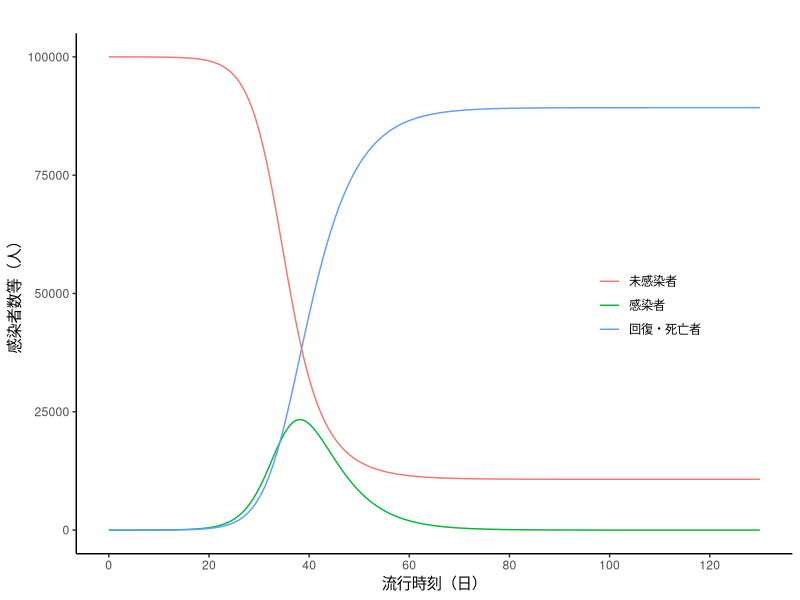
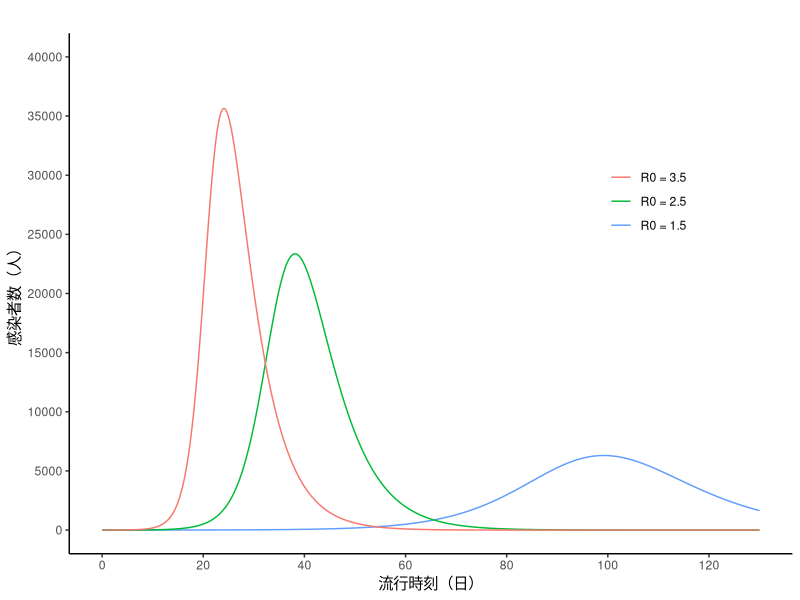
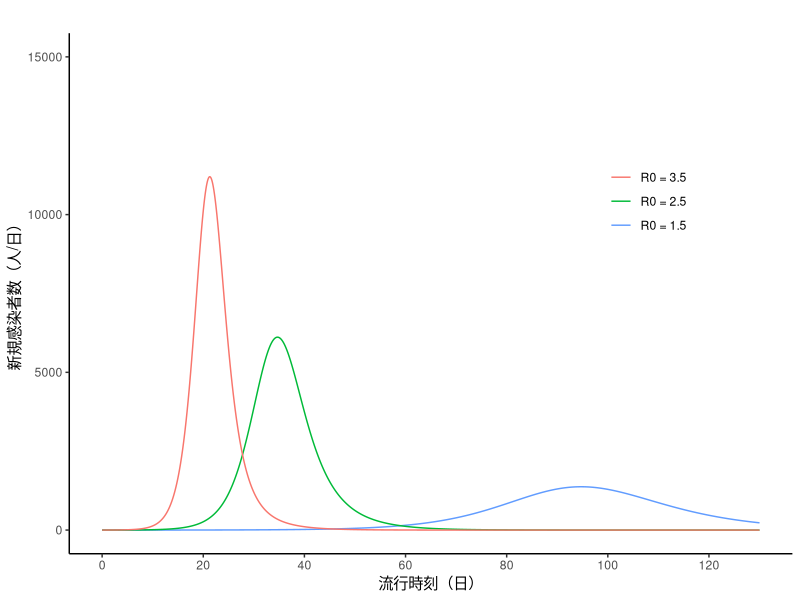
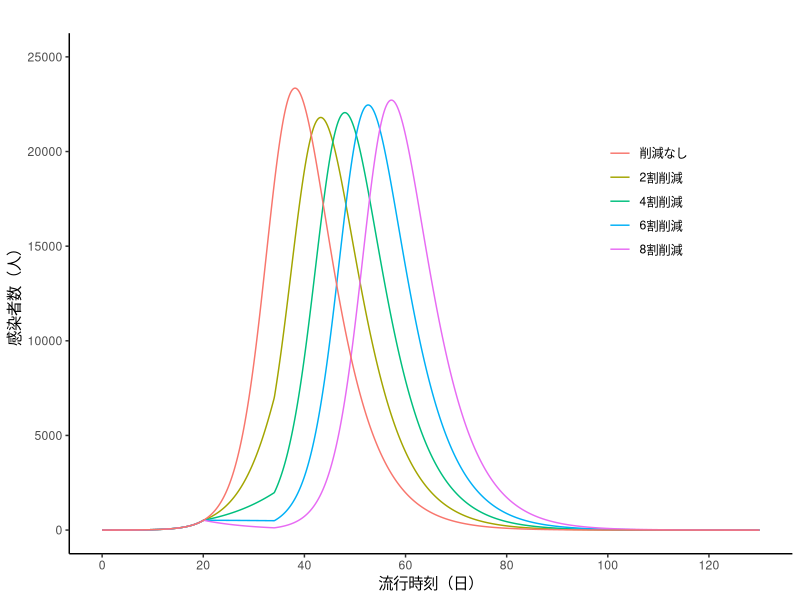
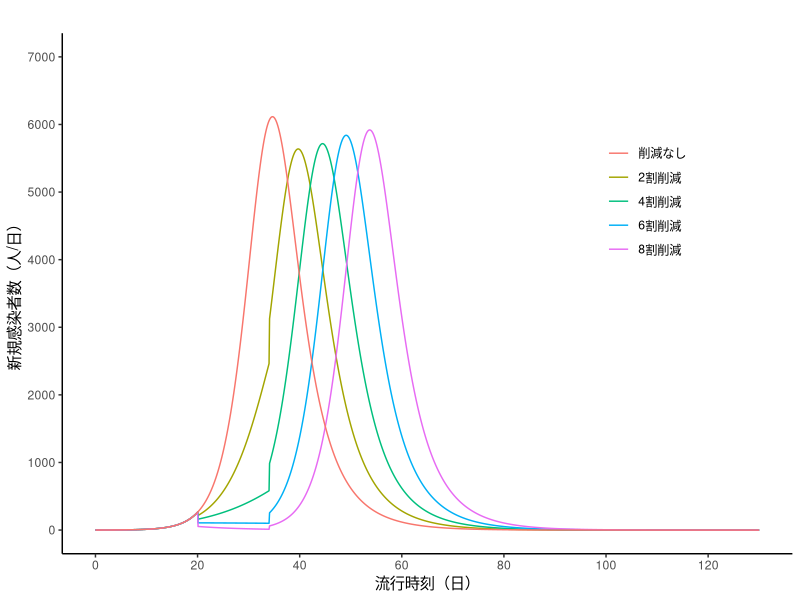
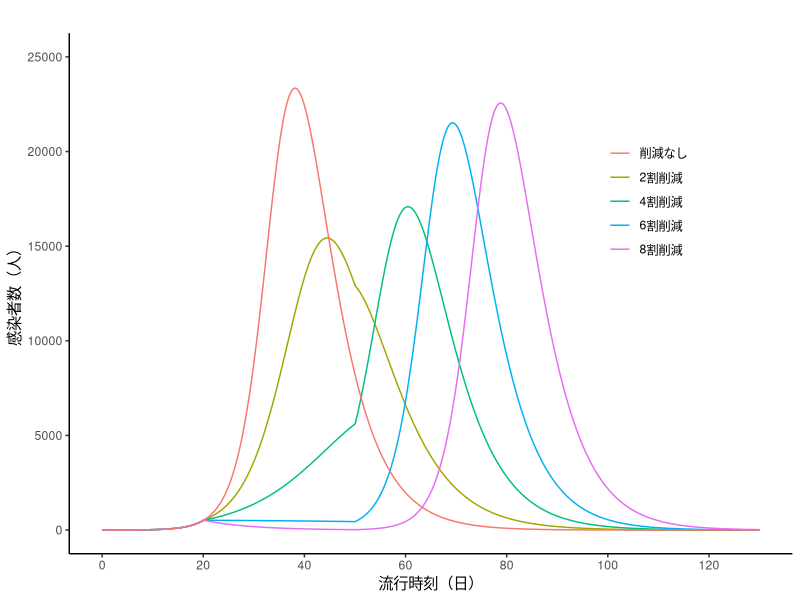
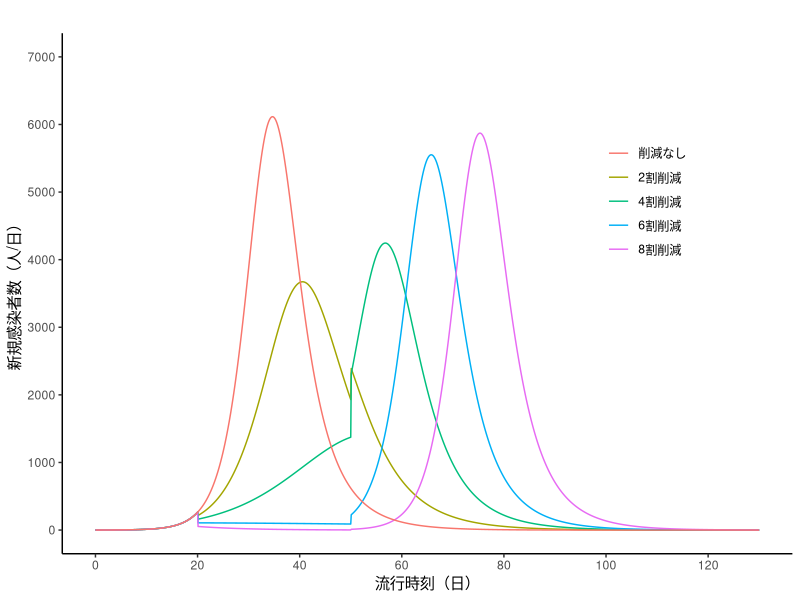
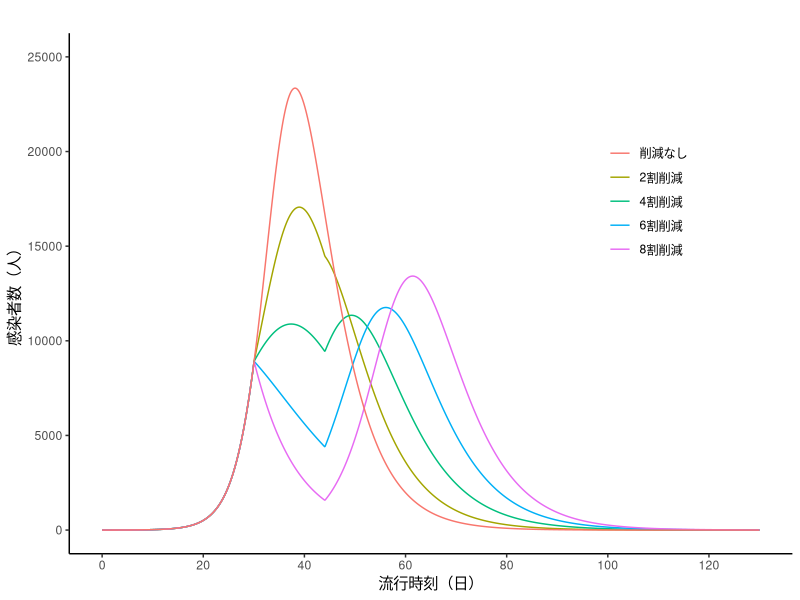

Write the R code that produced these figures, in order.
## ---- chunk 1
# Basic SIR model
# COVID_Basic_2026a

library(tidyverse)
library(deSolve)

# ---- 0. 設定 ----
# 時間と計算方法の設定
set_control <- function(time_begin = 0, time_end, increment = 0.1,
                        method = "rk4") {
  times <- seq(time_begin, time_end, by = increment)
  list(
    time_begin = time_begin, time_end = time_end,
    increment = increment, times = times, method = method
  )
}

# 人口の設定
set_population <- function(N0 = 1, I0 = 10e-6,
                           contact_matrix = NULL, susceptibility = NULL) {
  dimens <- length(N0)
  if (is.null(names(N0))) {
    if (dimens == 1) {
      names(N0) <- "all"
    } else {
      names(N0) <- as.character(seq(1:dimens))
    }
  }
  if (is.null(susceptibility)) {
    susceptibility <- rep(1, times = dimens)
  }
  if (is.null(contact_matrix)) {
    contact_matrix <- matrix(N0, nrow = dimens, ncol = dimens)
  }
  
  contact_matrix <- susceptibility * contact_matrix
  eigen <- max(Re(eigen(contact_matrix)$values))
  contact_matrix <- contact_matrix / eigen
  Zeros <- rep(0, times = dimens)
  
  initial_conditions <- I0
  
  list(
    contact_matrix = contact_matrix,
    demography_vector = N0,
    initial_conditions = initial_conditions,
    susceptibility = susceptibility,
    dimens = dimens
  )
}

# 疫学パラメータの設定
set_parms <- function(compartment, r0 = 2.5,
                      gamma = 1 / 4.8, epsilon = 1 / 5) {
  beta0 <- gamma * r0
  
  if (compartment == "SIR") {
    list(
      compartment = compartment,
      beta0 = beta0, gamma = gamma
    )
  } else if (compartment == "SEIR") {
    list(
      compartment = compartment,
      beta0 = beta0, gamma = gamma, epsilon = epsilon
    )
  }
}

# 介入の設定
set_intervention <- function(time_begin = control$time_begin,
                             time_end = control$time_end,
                             reduction = 0) {
  list(time_begin = time_begin, time_end = time_end, reduction = reduction)
}

# ファクターXの設定
set_input <- function(population, intervention, control) {
  
  set_reduction_list <- function(intervention, times, increment, dimens) {
    with(intervention, {
      times_begin <- as.integer(time_begin / increment) + 1L
      times_end <- as.integer(time_end / increment)
      x <- matrix(0, nrow = dimens, ncol = length(times))
      x[, (times_begin + 1L):(times_end + 1L)] <- reduction
      x
    })
  }
  
  if (is.null(intervention)) {
    reduction_combined <- matrix(0, nrow = population$dimens, ncol = length(control$times))
  } else {
    reduction_list <- map(
      intervention,
      \(x) set_reduction_list(x, control$times, control$increment, population$dimens)
    )
    reduction_combined <- reduce(reduction_list, `+`)
  }
  Ones <- matrix(1, nrow = length(control$times), ncol = population$dimens)
  X <- Ones - t(reduction_combined)
  colnames(X) <- names(population$demography_vector)
  X
}

# SIRモデルの解を求める
model_sir <- function(scenario = "default", aggr = FALSE) {
  
  func_sir <- function(t, y, parms, input_list, population) {
    with(c(parms, population), {
      S <- y[1:dimens]
      I <- y[(dimens + 1):(2L * dimens)]
      R <- y[(2L * dimens + 1):(3L * dimens)]
      
      beta <- beta0 * map_vec(input_list, \(f) f(t))
      J <- contact_matrix %*% I
      New <- beta * (S / demography_vector) * J
      
      dS <- -New
      dI <- New - gamma * I
      dR <- gamma * I
      
      list(c(dS, dI, dR))
    })
  }
  
  Zeros <- rep(0, times = population$dimens)
  population$initial_conditions <- c(
    S = population$demography_vector - population$initial_conditions,
    I = population$initial_conditions,
    R = Zeros
  )
  X <- set_input(population, intervention, control)
  input_list <- map(names(population$demography_vector), \(name) approxfun(control$times, X[, name], rule = 2))
  
  out <- ode(
    y = population$initial_conditions,
    times = control$times,
    func = func_sir,
    parms = parms,
    method = control$method,
    input_list = input_list,
    population = population
  )
  
  S <- out[, 2:(population$dimens + 1)]
  I <- out[, (population$dimens + 2):(2L * population$dimens + 1)]
  R <- out[, (2L * population$dimens + 2):(3L * population$dimens + 1)]
  
  beta <- parms$beta0 * t(X)
  J <- population$contact_matrix %*% t(I)
  S_N <- t(S) / population$demography_vector
  New <- t((beta * S_N) * J)
  
  out_df <- cbind(out[, 1], S, I, R, New)
  colnames(out_df) <- c(
    "times",
    str_c("S_", names(population$demography_vector)),
    str_c("I_", names(population$demography_vector)),
    str_c("R_", names(population$demography_vector)),
    str_c("New_", names(population$demography_vector))
  )
  out_df <- as_tibble(out_df) |>
    pivot_longer(cols = -times, names_to = "names", values_to = "value") |>
    separate(col = names, into = c("compartment", "demography_group"), sep = "_") |>
    pivot_wider(names_from = compartment, values_from = value) |>
    mutate(scenario = scenario)
  if (aggr == TRUE) {
    out_df <- out_df |>
      group_by(times) |>
      summarize(S = sum(S), I = sum(I), R = sum(R), New = sum(New)) |>
      mutate(scenario = scenario)
  }
  out_df
}

# SEIRモデルの解を求める
model_seir <- function(scenario = "default", aggr = FALSE) {
  
  func_seir <- function(t, y, parms, input_list, population) {
    with(c(parms, population), {
      S <- y[1:dimens]
      E <- y[(dimens + 1):(2L * dimens)]
      I <- y[(2L * dimens + 1):(3L * dimens)]
      R <- y[(3L * dimens + 1):(4L * dimens)]
      
      beta <- beta0 * map_vec(input_list, \(f) f(t))
      J <- contact_matrix %*% I
      New <- beta * (S / demography_vector) * J
      
      dS <- -New
      dE <- New - epsilon * E
      dI <- epsilon * E - gamma * I
      dR <- gamma * I
      
      list(c(dS, dE, dI, dR))
    })
  }
  
  Zeros <- rep(0, times = population$dimens)
  population$initial_conditions <- c(
    S = population$demography_vector - population$initial_conditions,
    E = Zeros,
    I = population$initial_conditions,
    R = Zeros
  )
  X <- set_input(population, intervention, control)
  input_list <- map(names(population$demography_vector), \(name) approxfun(control$times, X[, name], rule = 2))
  
  out <- ode(
    y = population$initial_conditions,
    times = control$times,
    func = func_seir,
    parms = parms,
    method = control$method,
    input_list = input_list,
    population = population
  )
  
  S <- out[, 2:(population$dimens + 1)]
  E <- out[, (population$dimens + 2):(2L * population$dimens + 1)]
  I <- out[, (2L * population$dimens + 2):(3L * population$dimens + 1)]
  R <- out[, (3L * population$dimens + 2):(4L * population$dimens + 1)]
  
  beta <- parms$beta0 * t(X)
  J <- population$contact_matrix %*% t(I)
  S_N <- t(S) / population$demography_vector
  New <- t((beta * S_N) * J)
  
  out_df <- cbind(out[, 1], S, E, I, R, New)
  colnames(out_df) <- c(
    "times",
    str_c("S_", names(population$demography_vector)),
    str_c("E_", names(population$demography_vector)),
    str_c("I_", names(population$demography_vector)),
    str_c("R_", names(population$demography_vector)),
    str_c("New_", names(population$demography_vector))
  )
  out_df <- as_tibble(out_df) |>
    pivot_longer(cols = -times, names_to = "names", values_to = "value") |>
    separate(col = names, into = c("compartment", "demography_group"), sep = "_") |>
    pivot_wider(names_from = compartment, values_from = value) |>
    mutate(scenario = scenario)
  if (aggr == TRUE) {
    out_df <- out_df |>
      group_by(times) |>
      summarize(S = sum(S), E = sum(E), I = sum(I), R = sum(R), New = sum(New)) |>
      mutate(scenario = scenario)
  }
  out_df
}

# 新規感染者数のグラフ
plot_New <- function(data, variable, title = "") {
  ggplot(data, aes(x = times)) +
    geom_line(aes(y = New, colour = scenario)) +
    labs(
      title = title, x = "流行時刻（日）", y = "新規感染者数（人/日）",
      colour = ""
    ) +
    theme_classic() +
    theme(legend.position = "inside", legend.position.inside = c(0.8, 0.7))
}

# 感染者数のグラフ
plot_I <- function(data, variable, title = "") {
  ggplot(data, aes(x = times)) +
    geom_line(aes(y = I, colour = scenario)) +
    labs(
      title = title, x = "流行時刻（日）", y = "感染者数（人）",
      colour = ""
    ) +
    theme_classic() +
    theme(legend.position = "inside", legend.position.inside = c(0.8, 0.7))
}
## ---- chunk 2
# ---- 6. モデルF ----
# 鈴木・西浦(2020b)の再現
control <- set_control(time_end = 130)
population <- set_population(N0 = 100000, I0 = 1)
intervention <- NULL

# 鈴木・西浦(2020b、図4）
## シナリオ19
parms <- set_parms(compartment = "SIR", r0 = 3.5)
result_19 <- model_sir(scenario = "R0 = 3.5")

## シナリオ20
parms <- set_parms(compartment = "SIR")
result_20 <- model_sir(scenario = "R0 = 2.5")

## シナリオ21
parms <- set_parms(compartment = "SIR", r0 = 1.5)
result_21 <- model_sir(scenario = "R0 = 1.5")

# 図1
## 全体のグラフ
result_20 |>
  pivot_longer(cols = c(S, I, R),
               names_to = "compartment",
               values_to = "value") |>
  ggplot(aes(x = times, y = value, colour = compartment)) +
  geom_line() +
  labs(
    title = "", x = "流行時刻（日）", y = "感染者数等（人）", colour = "") +
  theme_classic() +
  theme(legend.position = "inside", legend.position.inside = c(0.8, 0.5)) +
  scale_x_continuous(limits = c(0, 130), breaks = seq(0, 130, 20)) +
  scale_y_continuous(limits = c(0, 100000), breaks = seq(0, 100000, 25000)) +
  scale_colour_discrete(limits = c("S", "I", "R"),
                        labels = c("未感染者", "感染者", "回復・死亡者"))
## ---- chunk 3
# 図2
## 感染者数のグラフ
rbind(result_19, result_20, result_21) |>
  plot_I() +
  scale_x_continuous(limits = c(0, 130), breaks = seq(0, 130, 20)) +
  scale_y_continuous(limits = c(0, 40000), breaks = seq(0, 40000, 5000)) +
  scale_colour_discrete(limits = c("R0 = 3.5", "R0 = 2.5", "R0 = 1.5"))

## 新規感染者数のグラフ
rbind(result_19, result_20, result_21) |>
  plot_New() +
  scale_x_continuous(limits = c(0, 130), breaks = seq(0, 130, 20)) +
  scale_y_continuous(limits = c(0, 15000), breaks = seq(0, 15000, 5000)) +
  scale_colour_discrete(limits = c("R0 = 3.5", "R0 = 2.5", "R0 = 1.5"))
## ---- chunk 4
# 図3（A）
plot_I2 <- function(df) {
  plot_I(df) +
    scale_x_continuous(limits = c(0, 130), breaks = seq(0, 120, 20)) +
    scale_y_continuous(limits = c(0, 25000), breaks = seq(0, 25000, 5000)) +
    scale_colour_discrete(
      limits = c("R0 = 2.5", "2割削減", "4割削減", "6割削減", "8割削減"),
      labels = c("削減なし", "2割削減", "4割削減", "6割削減", "8割削減")
    )
}

plot_New2 <- function(df) {
  plot_New(df) +
    scale_x_continuous(limits = c(0, 130), breaks = seq(0, 120, 20)) +
    scale_y_continuous(limits = c(0, 7000), breaks = seq(0, 7000, 1000)) +
    scale_colour_discrete(
      limits = c("R0 = 2.5", "2割削減", "4割削減", "6割削減", "8割削減"),
      labels = c("削減なし", "2割削減", "4割削減", "6割削減", "8割削減")
    )
}

parms <- set_parms(compartment = "SIR")

## シナリオ22
intervention <- list(set_intervention(time_begin = 20, time_end = 34, reduction = 0.2))
result_22 <- model_sir(scenario = "2割削減")

## シナリオ23
intervention <- list(set_intervention(time_begin = 20, time_end = 34, reduction = 0.4))
result_23 <- model_sir(scenario = "4割削減")

## シナリオ24
intervention <- list(set_intervention(time_begin = 20, time_end = 34, reduction = 0.6))
result_24 <- model_sir(scenario = "6割削減")

## シナリオ25
intervention <- list(set_intervention(time_begin = 20, time_end = 34, reduction = 0.8))
result_25 <- model_sir(scenario = "8割削減")

# 感染者数のグラフ
rbind(result_20, result_22, result_23, result_24, result_25) |>
  plot_I2()

# 新規感染者数のグラフ
rbind(result_20, result_22, result_23, result_24, result_25) |>
  plot_New2()
  
# 図3（B）
## シナリオ26
intervention <- list(set_intervention(time_begin = 20, time_end = 50, reduction = 0.2))
result_26 <- model_sir(scenario = "2割削減")

## シナリオ27
intervention <- list(set_intervention(time_begin = 20, time_end = 50, reduction = 0.4))
result_27 <- model_sir(scenario = "4割削減")

## シナリオ28
intervention <- list(set_intervention(time_begin = 20, time_end = 50, reduction = 0.6))
result_28 <- model_sir(scenario = "6割削減")

## シナリオ29
intervention <- list(set_intervention(time_begin = 20, time_end = 50, reduction = 0.8))
result_29 <- model_sir(scenario = "8割削減")

# 感染者数のグラフ
rbind(result_20, result_26, result_27, result_28, result_29) |>
  plot_I2()
  
# 新規感染者数のグラフ
rbind(result_20, result_26, result_27, result_28, result_29) |>
  plot_New2()
## ---- chunk 5
# 図4（A）
## シナリオ30
intervention <- list(set_intervention(time_begin = 30, time_end = 44, reduction = 0.2))
result_30 <- model_sir(scenario = "2割削減")

## シナリオ31
intervention <- list(set_intervention(time_begin = 30, time_end = 44, reduction = 0.4))
result_31 <- model_sir(scenario = "4割削減")

## シナリオ32
intervention <- list(set_intervention(time_begin = 30, time_end = 44, reduction = 0.6))
result_32 <- model_sir(scenario = "6割削減")

## シナリオ33
intervention <- list(set_intervention(time_begin = 30, time_end = 44, reduction = 0.8))
result_33 <- model_sir(scenario = "8割削減")

# 感染者数のグラフ
rbind(result_20, result_30, result_31, result_32, result_33) |>
  plot_I2()
  
# 新規感染者数のグラフ
rbind(result_20, result_30, result_31, result_32, result_33) |>
  plot_New2()
  
# 図4（B）
## シナリオ34
intervention <- list(set_intervention(time_begin = 30, time_end = 60, reduction = 0.2))
result_34 <- model_sir(scenario = "2割削減")

## シナリオ35
intervention <- list(set_intervention(time_begin = 30, time_end = 60, reduction = 0.4))
result_35 <- model_sir(scenario = "4割削減")

## シナリオ36
intervention <- list(set_intervention(time_begin = 30, time_end = 60, reduction = 0.6))
result_36 <- model_sir(scenario = "6割削減")

## シナリオ37
intervention <- list(set_intervention(time_begin = 30, time_end = 60, reduction = 0.8))
result_37 <- model_sir(scenario = "8割削減")

# 感染者数のグラフ
rbind(result_20, result_34, result_35, result_36, result_37) |>
  plot_I2()
  
# 新規感染者数のグラフ
rbind(result_20, result_34, result_35, result_36, result_37) |>
  plot_New2()
## ---- chunk 6
# 図5
## 累積感染者数のグラフ
plot_CumNew <- function(data, variable, title = "") {
  ggplot(data, aes(x = times)) +
    geom_line(aes(y = I + R, colour = scenario)) +
    scale_x_continuous(limits = c(0, 130), breaks = seq(0, 120, 20)) +
    scale_y_continuous(limits = c(0, 90000), breaks = seq(0, 80000, 20000)) +
    scale_colour_discrete(
      limits = c("R0 = 2.5", "2割削減", "4割削減", "6割削減", "8割削減"),
      labels = c("削減なし", "2割削減", "4割削減", "6割削減", "8割削減")
    ) +
    labs(
      title = title, x = "流行時刻（日）", y = "累積感染者数（人）",
      colour = ""
    ) +
    theme_classic() +
    theme(legend.position = "inside", legend.position.inside = c(0.8, 0.5))
}

rbind(result_20, result_30, result_31, result_32, result_33) |>
  plot_CumNew()

rbind(result_20, result_34, result_35, result_36, result_37) |>
  plot_CumNew()
## ---- chunk 7
# 図B.1
## 累積感染者数のグラフ
rbind(result_20, result_22, result_23, result_24, result_25) |>
  plot_CumNew()

rbind(result_20, result_26, result_27, result_28, result_29) |>
  plot_CumNew()
